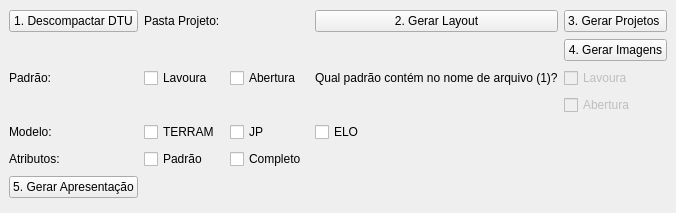
<?xml version="1.0" encoding="UTF-8"?>
<ui version="4.0">
 <class>GerarApresentacaoDockWidgetBase</class>
 <widget class="QDockWidget" name="GerarApresentacaoDockWidgetBase">
  <property name="geometry">
   <rect>
    <x>0</x>
    <y>0</y>
    <width>676</width>
    <height>213</height>
   </rect>
  </property>
  <property name="windowTitle">
   <string>Gerar Apresentação</string>
  </property>
  <widget class="QWidget" name="dockWidgetContents">
   <layout class="QGridLayout" name="gridLayout">
    <item row="7" column="1">
     <widget class="QLabel" name="label_3">
      <property name="text">
       <string>Modelo:</string>
      </property>
     </widget>
    </item>
    <item row="0" column="5">
     <widget class="QgsFileWidget" name="mQgsFileWidgetDtu">
      <property name="storageMode">
       <enum>QgsFileWidget::GetDirectory</enum>
      </property>
     </widget>
    </item>
    <item row="4" column="1">
     <widget class="QLabel" name="label_2">
      <property name="text">
       <string>Padrão:</string>
      </property>
     </widget>
    </item>
    <item row="0" column="7">
     <widget class="QPushButton" name="pushButtonProjeto">
      <property name="text">
       <string>3. Gerar Projetos </string>
      </property>
     </widget>
    </item>
    <item row="0" column="1">
     <widget class="QPushButton" name="pushButtonDtu">
      <property name="text">
       <string>1. Descompactar DTU</string>
      </property>
     </widget>
    </item>
    <item row="4" column="7">
     <widget class="QCheckBox" name="checkBoxNameFileLavoura">
      <property name="enabled">
       <bool>false</bool>
      </property>
      <property name="text">
       <string>Lavoura</string>
      </property>
     </widget>
    </item>
    <item row="8" column="1">
     <widget class="QLabel" name="label_4">
      <property name="text">
       <string>Atributos:</string>
      </property>
     </widget>
    </item>
    <item row="0" column="6">
     <widget class="QPushButton" name="pushButtonGerarLayout">
      <property name="text">
       <string>2. Gerar Layout</string>
      </property>
     </widget>
    </item>
    <item row="4" column="6">
     <widget class="QLabel" name="label_6">
      <property name="text">
       <string>Qual padrão contém no nome de arquivo (1)?</string>
      </property>
     </widget>
    </item>
    <item row="4" column="3">
     <widget class="QCheckBox" name="checkBoxLavoura">
      <property name="text">
       <string>Lavoura</string>
      </property>
     </widget>
    </item>
    <item row="7" column="5">
     <widget class="QCheckBox" name="checkBoxJp">
      <property name="text">
       <string>JP</string>
      </property>
     </widget>
    </item>
    <item row="0" column="3">
     <widget class="QLabel" name="label">
      <property name="text">
       <string>Pasta Projeto:</string>
      </property>
     </widget>
    </item>
    <item row="7" column="6">
     <widget class="QCheckBox" name="checkBoxElo">
      <property name="text">
       <string>ELO</string>
      </property>
     </widget>
    </item>
    <item row="4" column="5">
     <widget class="QCheckBox" name="checkBoxAbertura">
      <property name="text">
       <string>Abertura</string>
      </property>
     </widget>
    </item>
    <item row="8" column="5">
     <widget class="QCheckBox" name="checkBoxCompleto">
      <property name="text">
       <string>Completo</string>
      </property>
     </widget>
    </item>
    <item row="5" column="7">
     <widget class="QCheckBox" name="checkBoxNameFileAbertura">
      <property name="enabled">
       <bool>false</bool>
      </property>
      <property name="text">
       <string>Abertura</string>
      </property>
     </widget>
    </item>
    <item row="8" column="3">
     <widget class="QCheckBox" name="checkBoxPadrao">
      <property name="text">
       <string>Padrão</string>
      </property>
     </widget>
    </item>
    <item row="7" column="3">
     <widget class="QCheckBox" name="checkBoxTerram">
      <property name="text">
       <string>TERRAM</string>
      </property>
     </widget>
    </item>
    <item row="9" column="1">
     <widget class="QPushButton" name="pushButtonGerarApresentacao">
      <property name="text">
       <string>5. Gerar Apresentação</string>
      </property>
     </widget>
    </item>
    <item row="1" column="7">
     <widget class="QPushButton" name="pushButtonImagem">
      <property name="text">
       <string>4. Gerar Imagens</string>
      </property>
     </widget>
    </item>
   </layout>
  </widget>
 </widget>
 <customwidgets>
  <customwidget>
   <class>QgsFileWidget</class>
   <extends>QWidget</extends>
   <header>qgsfilewidget.h</header>
  </customwidget>
 </customwidgets>
 <resources/>
 <connections/>
</ui>
